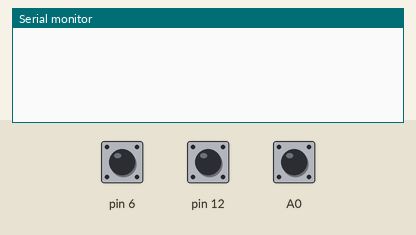
A sketch run on a simulated Arduino Uno, built with avr-gcc and run on an emulated ATmega328P. Shown: the last lines printed to the serial monitor. The inputs (shaded band) are chosen by the test bench; at power-on: pin 6 HIGH, A0 HIGH, pin 12 HIGH.

Above: at 1.2 s.
1.3 s: pin 6 pulled LOW for 0.15 s
At 2.5 s:
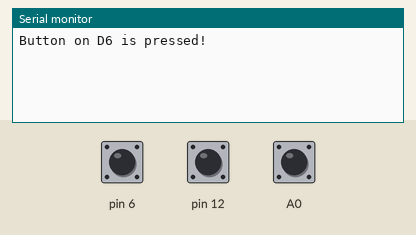
2.9 s: A0 pulled LOW for 0.15 s
At 3.9 s:
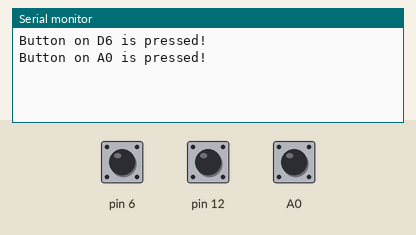
4.5 s: pin 12 pulled LOW for 0.15 s
At 5.1 s:
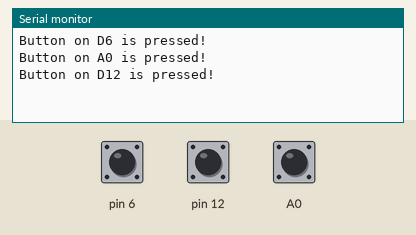

Measured:
- after the input at 1.3 s, the serial monitor: prints a new line at once (image 1)
- after the input at 2.9 s, the serial monitor: prints a new line at once (image 2)
- after the input at 4.5 s, the serial monitor: prints a new line at once (image 3)

The sketch:

Picture_Button_Test.ino
```cpp
void setup() {
  pinMode(A0, INPUT_PULLUP);
  pinMode(6, INPUT_PULLUP);
  pinMode(12, INPUT_PULLUP);
  Serial.begin(9600);
}

void loop() {
  if (digitalRead(A0) == LOW) {
    Serial.println("Button on A0 is pressed!");
    delay(200);
  }

  if (digitalRead(6) == LOW) {
    Serial.println("Button on D6 is pressed!");
    delay(200);
  }

  if (digitalRead(12) == LOW) {
    Serial.println("Button on D12 is pressed!");
    delay(200);
  }
}
```
